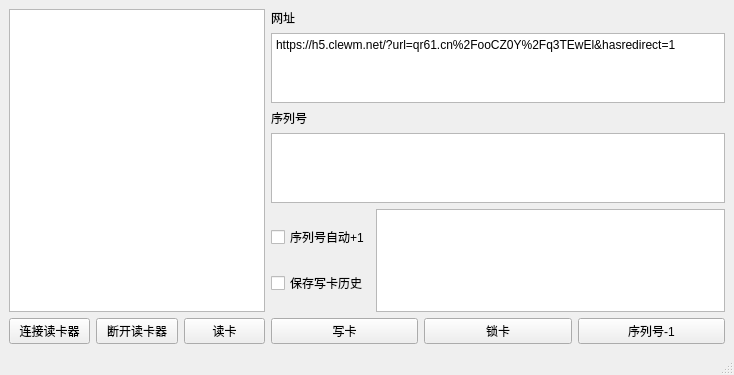
<?xml version="1.0" encoding="UTF-8"?>
<ui version="4.0">
 <class>MainWindow</class>
 <widget class="QMainWindow" name="MainWindow">
  <property name="geometry">
   <rect>
    <x>0</x>
    <y>0</y>
    <width>734</width>
    <height>375</height>
   </rect>
  </property>
  <property name="windowTitle">
   <string>MainWindow</string>
  </property>
  <widget class="QWidget" name="centralwidget">
   <layout class="QGridLayout" name="gridLayout">
    <item row="0" column="0">
     <spacer name="verticalSpacer_2">
      <property name="orientation">
       <enum>Qt::Vertical</enum>
      </property>
      <property name="sizeHint" stdset="0">
       <size>
        <width>20</width>
        <height>0</height>
       </size>
      </property>
     </spacer>
    </item>
    <item row="1" column="0" colspan="2">
     <layout class="QFormLayout" name="formLayout">
      <item row="0" column="0">
       <layout class="QVBoxLayout" name="verticalLayout">
        <item>
         <widget class="QTextBrowser" name="read_text_widegt">
          <property name="minimumSize">
           <size>
            <width>250</width>
            <height>170</height>
           </size>
          </property>
         </widget>
        </item>
        <item>
         <layout class="QHBoxLayout" name="horizontalLayout">
          <item>
           <widget class="QPushButton" name="open_button">
            <property name="text">
             <string>连接读卡器</string>
            </property>
           </widget>
          </item>
          <item>
           <widget class="QPushButton" name="close_button">
            <property name="text">
             <string>断开读卡器</string>
            </property>
           </widget>
          </item>
          <item>
           <widget class="QPushButton" name="read_button">
            <property name="text">
             <string>读卡</string>
            </property>
           </widget>
          </item>
         </layout>
        </item>
       </layout>
      </item>
      <item row="0" column="1">
       <layout class="QVBoxLayout" name="verticalLayout_2">
        <item>
         <widget class="QLabel" name="label">
          <property name="text">
           <string>网址</string>
          </property>
         </widget>
        </item>
        <item>
         <widget class="QTextEdit" name="write_url_widegt">
          <property name="maximumSize">
           <size>
            <width>16777215</width>
            <height>100</height>
           </size>
          </property>
          <property name="accessibleName">
           <string/>
          </property>
          <property name="html">
           <string>&lt;!DOCTYPE HTML PUBLIC &quot;-//W3C//DTD HTML 4.0//EN&quot; &quot;http://www.w3.org/TR/REC-html40/strict.dtd&quot;&gt;
&lt;html&gt;&lt;head&gt;&lt;meta name=&quot;qrichtext&quot; content=&quot;1&quot; /&gt;&lt;meta charset=&quot;utf-8&quot; /&gt;&lt;style type=&quot;text/css&quot;&gt;
p, li { white-space: pre-wrap; }
hr { height: 1px; border-width: 0; }
li.unchecked::marker { content: &quot;\2610&quot;; }
li.checked::marker { content: &quot;\2612&quot;; }
&lt;/style&gt;&lt;/head&gt;&lt;body style=&quot; font-family:'Microsoft YaHei UI'; font-size:9pt; font-weight:400; font-style:normal;&quot;&gt;
&lt;p style=&quot; margin-top:0px; margin-bottom:0px; margin-left:0px; margin-right:0px; -qt-block-indent:0; text-indent:0px;&quot;&gt;https://h5.clewm.net/?url=qr61.cn%2FooCZ0Y%2Fq3TEwEl&amp;amp;hasredirect=1&lt;/p&gt;&lt;/body&gt;&lt;/html&gt;</string>
          </property>
         </widget>
        </item>
        <item>
         <widget class="QLabel" name="label_2">
          <property name="text">
           <string>序列号</string>
          </property>
         </widget>
        </item>
        <item>
         <widget class="QTextEdit" name="write_text_widegt">
          <property name="maximumSize">
           <size>
            <width>16777215</width>
            <height>100</height>
           </size>
          </property>
         </widget>
        </item>
        <item>
         <layout class="QHBoxLayout" name="horizontalLayout_3">
          <item>
           <layout class="QVBoxLayout" name="verticalLayout_3">
            <item>
             <widget class="QCheckBox" name="auto_add_check_box">
              <property name="text">
               <string>序列号自动+1</string>
              </property>
             </widget>
            </item>
            <item>
             <widget class="QCheckBox" name="save_histry_file_check_box">
              <property name="text">
               <string>保存写卡历史</string>
              </property>
             </widget>
            </item>
           </layout>
          </item>
          <item>
           <widget class="QTextEdit" name="file_save_addr_textEdit"/>
          </item>
         </layout>
        </item>
        <item>
         <layout class="QHBoxLayout" name="horizontalLayout_2">
          <item>
           <widget class="QPushButton" name="write_button">
            <property name="text">
             <string>写卡</string>
            </property>
           </widget>
          </item>
          <item>
           <widget class="QPushButton" name="lock_button">
            <property name="text">
             <string>锁卡</string>
            </property>
           </widget>
          </item>
          <item>
           <widget class="QPushButton" name="less_button">
            <property name="text">
             <string>序列号-1</string>
            </property>
           </widget>
          </item>
         </layout>
        </item>
       </layout>
      </item>
     </layout>
    </item>
    <item row="2" column="1">
     <spacer name="verticalSpacer">
      <property name="orientation">
       <enum>Qt::Vertical</enum>
      </property>
      <property name="sizeHint" stdset="0">
       <size>
        <width>20</width>
        <height>139</height>
       </size>
      </property>
     </spacer>
    </item>
   </layout>
  </widget>
  <widget class="QMenuBar" name="menubar">
   <property name="geometry">
    <rect>
     <x>0</x>
     <y>0</y>
     <width>734</width>
     <height>21</height>
    </rect>
   </property>
  </widget>
  <widget class="QStatusBar" name="statusbar"/>
 </widget>
 <resources/>
 <connections/>
</ui>
